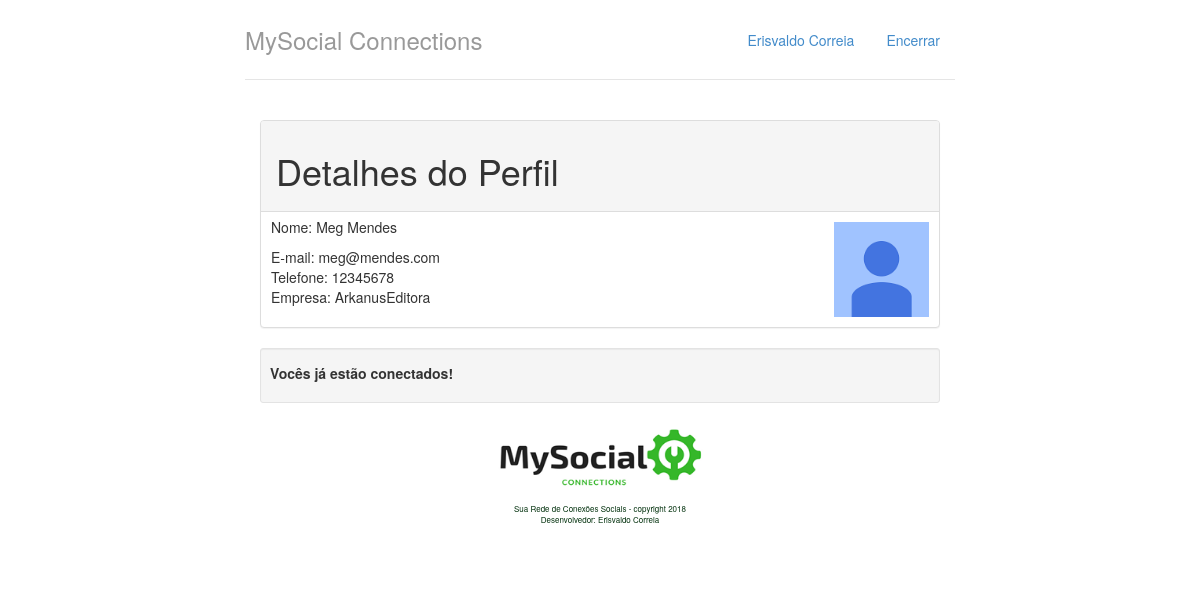
The page /perfil/2/ on the database as committed earlier.
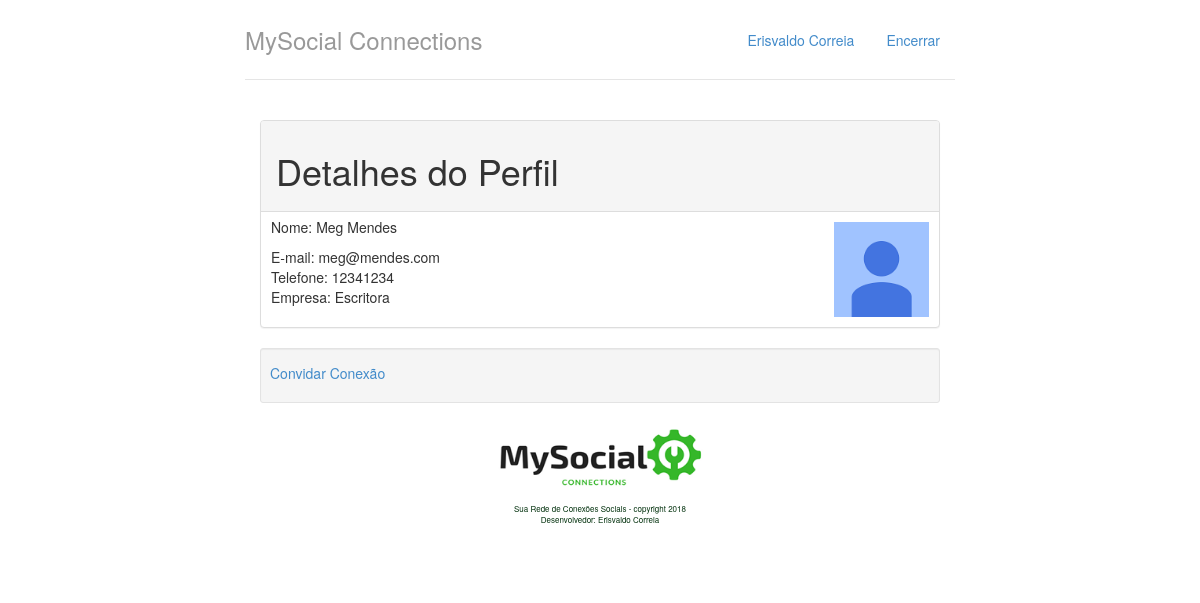
The same page on the database as committed later.
### perfis/models.py (models this page shows, shortened)
class Perfil(models.Model):
    nome = models.CharField(max_length=255, null=False)
    email = models.CharField(max_length=255, null=False)
    telefone = models.CharField(max_length=15, null=False)
    empresa = models.CharField(max_length=50, null=False)
    contatos = models.ManyToManyField('self')

### perfis/views.py (the view)
# urls.py: path('perfil/<int:perfil_id>/', views.exibir, name='exibir'),
def exibir(request, perfil_id):
    perfil = Perfil.objects.get(id = perfil_id)
    perfil_logado = get_perfil_logado(request)
    conectados = perfil in perfil_logado.contatos.all()
    return render(request, 'perfis/perfil.html',
        {
            'perfil' : perfil ,
            'perfil_logado' : get_perfil_logado(request) ,
            'conectados' : conectados
        })

### perfis/views.py (called while the page is built)
def get_perfil_logado(request):
    return Perfil.objects.get(id=1)

### perfis/templates/perfis/perfil.html
{% extends "perfis/base.html" %}
{% load staticfiles %}
{% block body %}
<div class="col-lg-12">
<div class="panel panel-default">
    <div class="panel-heading">
        <h1>Detalhes do Perfil</h1>
    </div>
    <img src="{% static "img/photo.jpg" %}"
        class="pull-right"
        style="padding-top: 10px; padding-right: 10px"
        width="105" height="105">
    <p style="padding-top: 5px; padding-left: 10px">
        Nome: {{ perfil.nome }}
    </p>
    <address style="padding-left: 10px">
        E-mail: {{ perfil.email }}<br>
        Telefone: {{ perfil.telefone }}<br>
        Empresa: {{ perfil.empresa }}<br>
    </address>
</div>
</div>
<div class="col-lg-12">
    <div class="well well-sm">
        {% if conectados %}
            <p style="padding-top: 5px">
                <strong>Vocês já estão conectados!</strong>
            </p>
        {% else %}
            <p style="padding-top: 5px">
                <a href="{% url 'convidar' perfil.id %}">
                    Convidar Conexão
                </a>
            </p>
    {% endif %}
</div>
</div>
{% endblock %}

Rows that differ between the two databases and show on the page:
changed Perfil "Meg Mendes": telefone "12345678" → "12341234"; empresa "ArkanusEditora" → "Escritora"
Other text that changed with them:
text no longer shown: "Vocês já estão conectados!"
text now shown: "Convidar Conexão"
